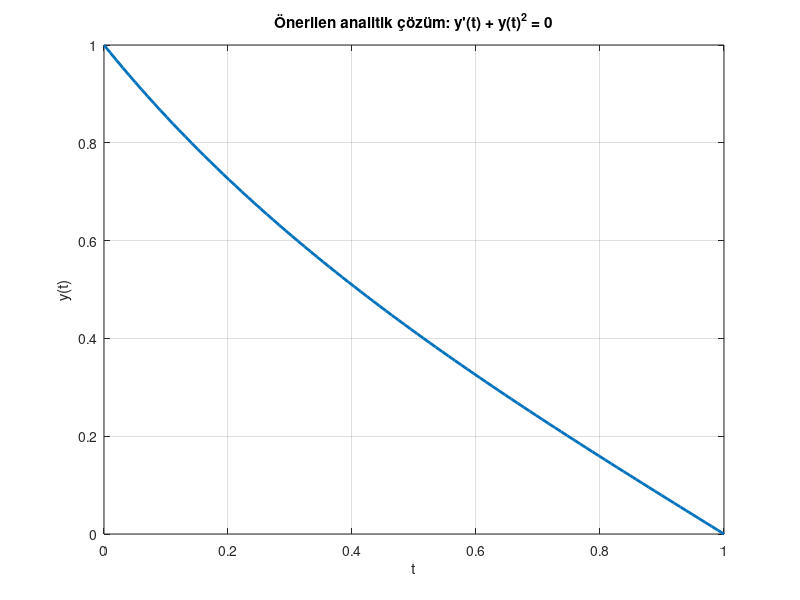

Recreate this plot in MATLAB.
% Önerilen analitik çözümün grafiği
t = linspace(0, 1, 100);  % [0, 1] aralığında 100 nokta
y = tan(pi/4 * (1 - t));

% Grafiği çizdirme
figure;
plot(t, y, 'LineWidth', 2);
xlabel('t');
ylabel('y(t)');
title('Önerilen analitik çözüm: y''(t) + y(t)^2 = 0');
grid on;